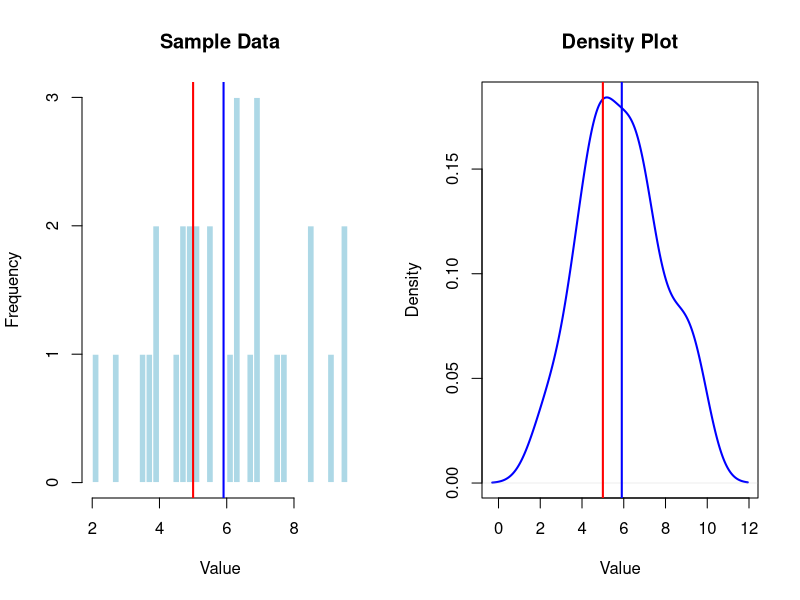

R code for this plot:
# Lab 11: Simulate Decision-Making Processes Using Hypothesis Testing

# Parameters
mu0 <- 5              # Null hypothesis mean
mu1 <- 6              # True population mean
sigma <- 2            # Population standard deviation
n <- 30                # Sample size
alpha <- 0.05          # Significance level

# Generate sample data
set.seed(123)          # Ensure reproducibility
sample_data <- rnorm(n, mean = mu1, sd = sigma)  # Generate random sample

# Perform one-sample t-test
t_test_result <- t.test(sample_data, mu = mu0, alternative = "greater")

# Decision
if (t_test_result$p.value < alpha) {
  decision <- "Reject H0"              # Significant evidence against H0
} else {
  decision <- "Fail to reject H0"      # Not enough evidence against H0
}

# Output
print(paste("Test Statistic:", t_test_result$statistic))  # Display test statistic
print(paste("P-value:", t_test_result$p.value))            # Display p-value
print(paste("Decision:", decision))                        # Display final decision

# Graphical Output
par(mfrow = c(1, 2))  # Display two plots side by side

# Histogram of Sample Data
hist(sample_data,
     breaks = 30,
     col = "lightblue",
     main = "Sample Data",
     xlab = "Value",
     border = "white")

abline(v = mu0, col = "red", lwd = 2)              # Null hypothesis mean
abline(v = mean(sample_data), col = "blue", lwd = 2)  # Sample mean

# Density Plot
plot(density(sample_data),
     col = "blue",
     lwd = 2,
     main = "Density Plot",
     xlab = "Value")

abline(v = mu0, col = "red", lwd = 2)  # Null hypothesis mean
abline(v = mean(sample_data), col = "blue", lwd = 2)  # Sample mean
